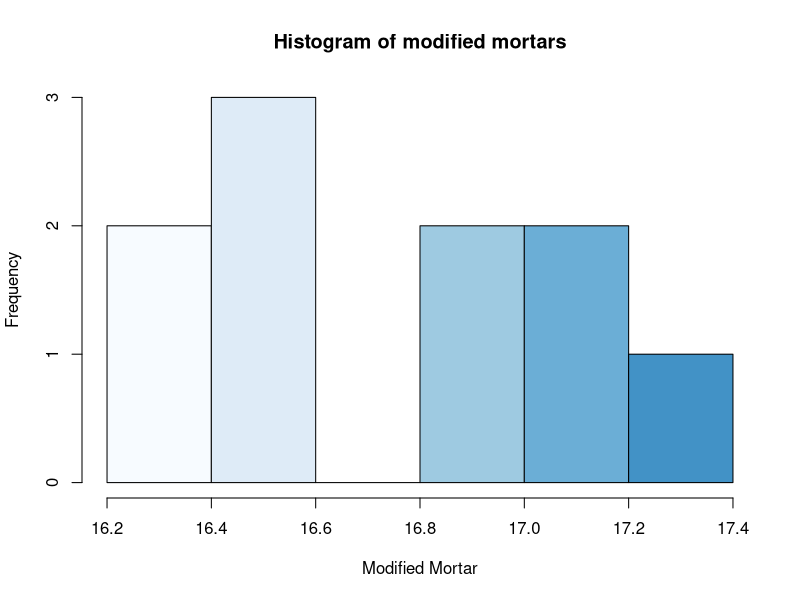
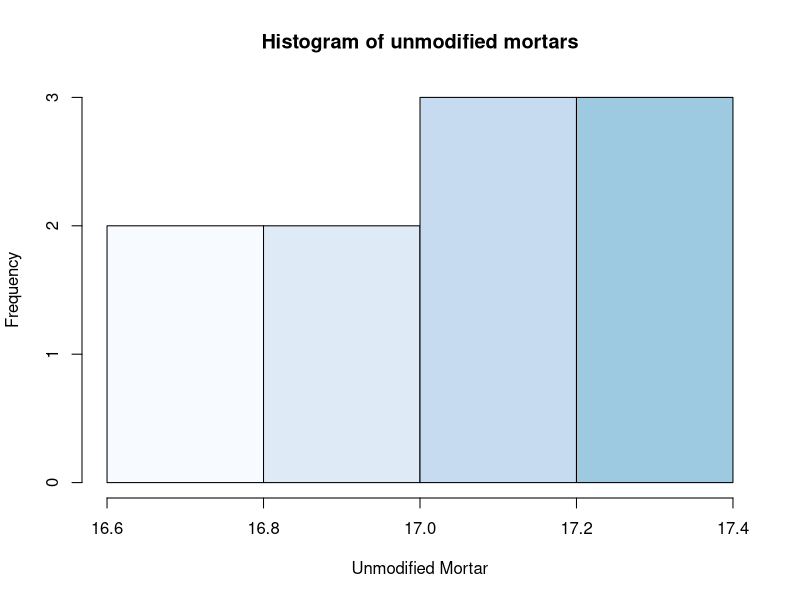
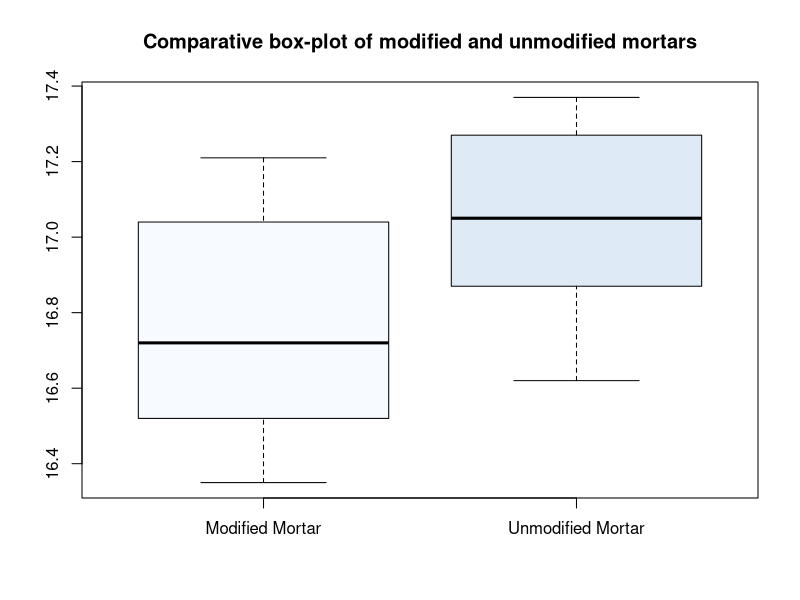
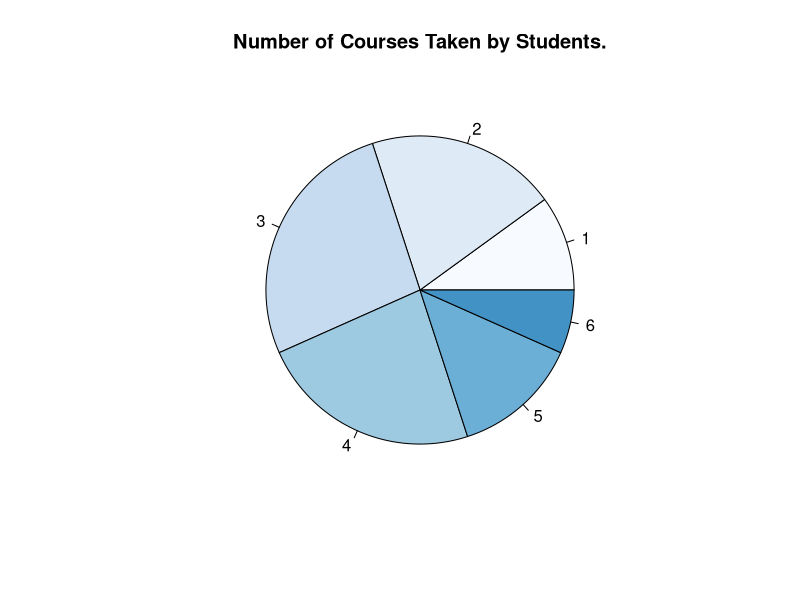
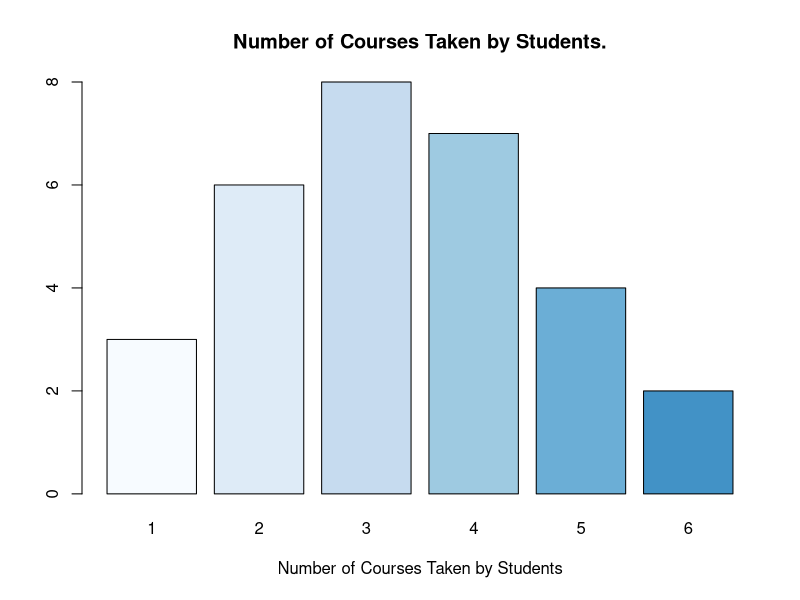

R code for these plots, in order:
## ---- chunk 1
knitr::opts_chunk$set(echo = TRUE)

## ---- chunk 2
# Exercise 1
modified_mortar = c(16.85, 16.40, 17.21, 16.35, 16.52, 17.04, 16.96, 17.15, 16.59, 16.57)
unmodified_mortar = c(16.62, 16.75, 17.37, 17.12, 16.98, 16.87, 17.34, 17.02, 17.08, 17.27)

mod_mean = mean(modified_mortar)
mod_median = median(modified_mortar)
unmod_mean = mean(unmodified_mortar)
unmod_median = median(unmodified_mortar)

mod_sd = sd(modified_mortar)
mod_var = sd(modified_mortar)
mod_iqr = IQR(modified_mortar)
unmod_sd = sd(unmodified_mortar)
unmod_var = sd(unmodified_mortar)
unmod_iqr = IQR(unmodified_mortar)

# Exercise 2
student_courses = c(4, 2, 3, 3, 1, 5, 4, 2, 2, 4, 5, 6, 4, 3, 3, 4, 4, 5, 6, 1, 2, 2, 3, 4, 3, 3, 5, 2, 1, 3)
student_courses.freq = table(student_courses)
sum_3_courses = sum(student_courses >= 3)

# Exercise 3
a = seq(2, 24, by=2)
a_log = c(log(a))
a_no_2_5 = a_log[-seq(2, 5)]
length_a = length(a_no_2_5)
descend_sort_a = sort(a_no_2_5, decreasing=TRUE)
## ---- chunk 3
hist(modified_mortar, main="Histogram of modified mortars", xlab="Modified Mortar", col=blues9)
## ---- chunk 4
hist(unmodified_mortar, main="Histogram of unmodified mortars", xlab="Unmodified Mortar", col=blues9)
## ---- chunk 5
boxplot(list(modified_mortar=modified_mortar, unmodified_mortar=unmodified_mortar), main="Comparative box-plot of modified and unmodified mortars", names=c("Modified Mortar", "Unmodified Mortar"), col=blues9)
## ---- chunk 6
pie(student_courses.freq, col=blues9, main="Number of Courses Taken by Students.")
## ---- chunk 7
barplot(student_courses.freq, col=blues9, main="Number of Courses Taken by Students.", xlab="Number of Courses Taken by Students")
